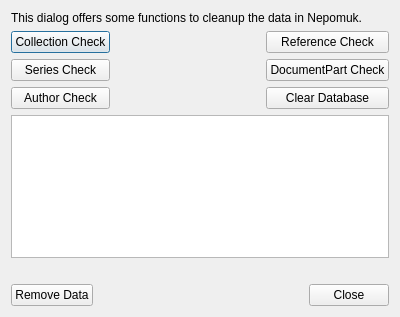
<?xml version="1.0" encoding="UTF-8"?>
<ui version="4.0">
 <class>DbCheckDialog</class>
 <widget class="QDialog" name="DbCheckDialog">
  <property name="geometry">
   <rect>
    <x>0</x>
    <y>0</y>
    <width>400</width>
    <height>317</height>
   </rect>
  </property>
  <property name="windowTitle">
   <string>Dialog</string>
  </property>
  <layout class="QVBoxLayout" name="verticalLayout">
   <item>
    <widget class="QLabel" name="label">
     <property name="text">
      <string>This dialog offers some functions to cleanup the data in Nepomuk.</string>
     </property>
     <property name="wordWrap">
      <bool>true</bool>
     </property>
    </widget>
   </item>
   <item>
    <layout class="QGridLayout" name="gridLayout">
     <item row="0" column="0">
      <widget class="KPushButton" name="checkCollection">
       <property name="toolTip">
        <string>Find all Collections that don't have an article connected to it.</string>
       </property>
       <property name="text">
        <string>Collection Check</string>
       </property>
      </widget>
     </item>
     <item row="0" column="1">
      <spacer name="horizontalSpacer">
       <property name="orientation">
        <enum>Qt::Horizontal</enum>
       </property>
       <property name="sizeHint" stdset="0">
        <size>
         <width>40</width>
         <height>20</height>
        </size>
       </property>
      </spacer>
     </item>
     <item row="0" column="2">
      <widget class="KPushButton" name="checkReference">
       <property name="toolTip">
        <string>Finds all reference that have no publication attached to it. This should never happen and can be deleted.</string>
       </property>
       <property name="text">
        <string>Reference Check</string>
       </property>
      </widget>
     </item>
     <item row="1" column="0">
      <widget class="KPushButton" name="checkSeries">
       <property name="toolTip">
        <string>Finds all Series that are not used anywhere.</string>
       </property>
       <property name="text">
        <string>Series Check</string>
       </property>
      </widget>
     </item>
     <item row="2" column="0">
      <widget class="KPushButton" name="checkAuthor">
       <property name="toolTip">
        <string>Finds all authors that are not in an akonadi collection or used somewhere else.</string>
       </property>
       <property name="text">
        <string>Author Check</string>
       </property>
      </widget>
     </item>
     <item row="2" column="2">
      <widget class="KPushButton" name="checkAll">
       <property name="toolTip">
        <string>Lists all publication data created from this program so the Nepomuk database can be cleaned completly.</string>
       </property>
       <property name="text">
        <string>Clear Database</string>
       </property>
      </widget>
     </item>
     <item row="1" column="2">
      <widget class="KPushButton" name="checkDocumentPart">
       <property name="toolTip">
        <string>Finds all Document parts (chapters and such) that are not attached to a publication.</string>
       </property>
       <property name="text">
        <string>DocumentPart Check</string>
       </property>
      </widget>
     </item>
    </layout>
   </item>
   <item>
    <widget class="QListWidget" name="listWidget"/>
   </item>
   <item>
    <widget class="QLabel" name="infoLabel"/>
   </item>
   <item>
    <layout class="QHBoxLayout" name="horizontalLayout">
     <item>
      <widget class="KPushButton" name="removeData">
       <property name="toolTip">
        <string>Starts to remove the resource found by the functions above.</string>
       </property>
       <property name="text">
        <string>Remove Data</string>
       </property>
      </widget>
     </item>
     <item>
      <spacer name="horizontalSpacer_2">
       <property name="orientation">
        <enum>Qt::Horizontal</enum>
       </property>
       <property name="sizeHint" stdset="0">
        <size>
         <width>40</width>
         <height>20</height>
        </size>
       </property>
      </spacer>
     </item>
     <item>
      <widget class="QDialogButtonBox" name="buttonBox">
       <property name="orientation">
        <enum>Qt::Horizontal</enum>
       </property>
       <property name="standardButtons">
        <set>QDialogButtonBox::Close</set>
       </property>
      </widget>
     </item>
    </layout>
   </item>
  </layout>
 </widget>
 <customwidgets>
  <customwidget>
   <class>KPushButton</class>
   <extends>QPushButton</extends>
   <header>kpushbutton.h</header>
  </customwidget>
 </customwidgets>
 <resources/>
 <connections>
  <connection>
   <sender>buttonBox</sender>
   <signal>accepted()</signal>
   <receiver>DbCheckDialog</receiver>
   <slot>accept()</slot>
   <hints>
    <hint type="sourcelabel">
     <x>248</x>
     <y>254</y>
    </hint>
    <hint type="destinationlabel">
     <x>157</x>
     <y>274</y>
    </hint>
   </hints>
  </connection>
  <connection>
   <sender>buttonBox</sender>
   <signal>rejected()</signal>
   <receiver>DbCheckDialog</receiver>
   <slot>reject()</slot>
   <hints>
    <hint type="sourcelabel">
     <x>316</x>
     <y>260</y>
    </hint>
    <hint type="destinationlabel">
     <x>286</x>
     <y>274</y>
    </hint>
   </hints>
  </connection>
 </connections>
</ui>
